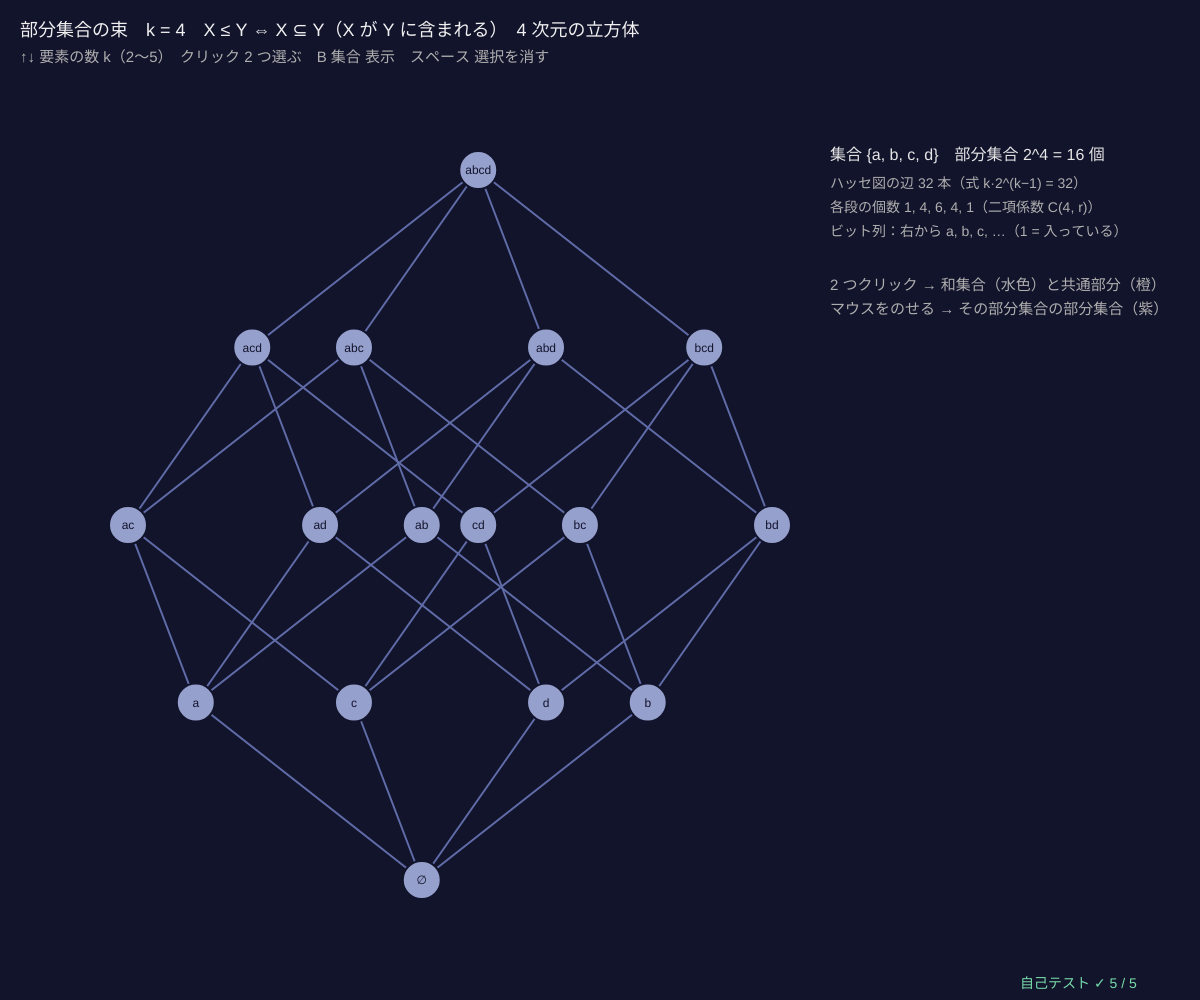
Frame 1 (no input)
Frame 60 (no input): identical to frame 1, image omitted
Frame 120 (the mouse pressed at the canvas centre since frame 60): identical to frame 1, image omitted

The p5.js sketch that drew this single still picture (run headless with seeded random() and noise() and a simulated clock; from frame 60 on, the mouse is pressed at the canvas centre):

// p5.js sketch
// ── sketch.js
// ============================================
// 02 部分集合の束 ─ {a, b, c, d} の部分集合 16 個を「含まれる ⊆」で並べる（4 次元の立方体）
// 上限 = 和集合 X ∪ Y、下限 = 共通部分 X ∩ Y。ビット列で書くと ∪ は OR、∩ は AND（1 ビットずつ）
// 各段の個数は二項係数 C(k, r)、ハッセ図の辺は k·2^(k−1) 本（1 要素ずつ足す）
// ↑↓ 要素の数 k（2〜5）/ 部分集合を 2 つクリック → 和集合・共通部分 / B 集合 ⇔ ビット列 / スペース 選択を消す
// ============================================

let kSet = 4, lat, sel = [], bitLab = false;   // ★ はじめの要素の数

function setup() { createCanvas(windowWidth, windowHeight); selfTest(); rebuild(); }

function bitsOf(m, k) { let s = ''; for (let t = k - 1; t >= 0; t--) s += m >> t & 1; return s; }   // d c b a の順
function rebuild() {
  lat = powersetPoset(kSet); sel = [];
  if (bitLab) lat.lab = lat.val.map((m) => bitsOf(m, kSet));
  layoutHasse(lat, 100, 170, width - 500, height - 290, kSet <= 4);
}
function binom(n, r) { let c = 1; for (let i = 1; i <= r; i++) c = (c * (n - r + i)) / i; return Math.round(c); }

function draw() {
  background(18, 20, 44);
  let two = sel.length === 2, jn = two ? joinOf(lat, sel[0], sel[1]) : -1, mt = two ? meetOf(lat, sel[0], sel[1]) : -1;
  let hov = nodeAt(lat, mouseX, mouseY, 18);
  drawHasse(lat, { rad: kSet === 5 ? 15 : 19, fs: kSet === 5 ? 10 : 12,
    col: (i) => (i === jn ? [90, 225, 215] : i === mt ? [255, 190, 90] : sel.includes(i) ? [255, 255, 255] : hov >= 0 && (i & lat.val[hov]) === i ? [190, 175, 240] : [150, 160, 205]),
    ecol: (a, b) => (hov >= 0 && (b & lat.val[hov]) === b ? [170, 150, 240] : null) });
  // ---- 右のパネル
  let px = width - 370, y = 160;
  noStroke(); fill(230); textSize(16); text('集合 {' + 'abcde'.slice(0, kSet).split('').join(', ') + '}　部分集合 2^' + kSet + ' = ' + lat.n + ' 個', px, y);
  fill(175); textSize(14);
  text('ハッセ図の辺 ' + lat.cov.length + ' 本（式 k·2^(k−1) = ' + kSet * 2 ** (kSet - 1) + '）', px, y + 28);
  let lv = []; for (let r = 0; r <= kSet; r++) lv.push(lat.rk.filter((v) => v === r).length);
  text('各段の個数 ' + lv.join(', ') + '（二項係数 C(' + kSet + ', r)）', px, y + 52);
  text('ビット列：右から a, b, c, …（1 = 入っている）', px, y + 76);
  y += 130;
  if (two) {
    let X = lat.val[sel[0]], Y = lat.val[sel[1]];
    fill(255); textSize(16); text('X = ' + setName(X, kSet) + '（' + bitsOf(X, kSet) + '）', px, y); text('Y = ' + setName(Y, kSet) + '（' + bitsOf(Y, kSet) + '）', px, y + 26);
    fill(90, 225, 215); text('上限 X ∨ Y = ' + lat.lab[jn] + '　X ∪ Y = ' + setName(X | Y, kSet) + (lat.val[jn] === (X | Y) ? ' ✓' : ' ✗'), px, y + 60);
    text('　ビットの OR：' + bitsOf(X, kSet) + ' | ' + bitsOf(Y, kSet) + ' = ' + bitsOf(X | Y, kSet), px, y + 84);
    fill(255, 190, 90); text('下限 X ∧ Y = ' + lat.lab[mt] + '　X ∩ Y = ' + setName(X & Y, kSet) + (lat.val[mt] === (X & Y) ? ' ✓' : ' ✗'), px, y + 116);
    text('　ビットの AND：' + bitsOf(X, kSet) + ' & ' + bitsOf(Y, kSet) + ' = ' + bitsOf(X & Y, kSet), px, y + 140);
    fill(175); textSize(14); text('|X ∪ Y| + |X ∩ Y| = |X| + |Y|：' + (popc(X | Y) + popc(X & Y)) + ' = ' + (popc(X) + popc(Y)), px, y + 174);
  } else { fill(175); textSize(15); text('2 つクリック → 和集合（水色）と共通部分（橙）', px, y); text('マウスをのせる → その部分集合の部分集合（紫）', px, y + 24); }
  fill(240); textSize(18);
  text('部分集合の束　k = ' + kSet + '　X ≤ Y ⇔ X ⊆ Y（X が Y に含まれる）　' + (kSet === 4 ? '4 次元の立方体' : kSet + ' 次元の立方体'), 20, 36);
  fill(175); textSize(15);
  text('↑↓ 要素の数 k（2〜5）　クリック 2 つ選ぶ　B ' + (bitLab ? 'ビット列' : '集合') + ' 表示　スペース 選択を消す', 20, 62);
  drawSelfTest(width - 180, height - 12);
}

function mousePressed() {
  let i = nodeAt(lat, mouseX, mouseY, 22); if (i < 0) return;
  if (sel.length >= 2) sel = []; if (!sel.includes(i)) sel.push(i);
}
function keyPressed() {
  if (key === UP_ARROW && kSet < 5) { kSet++; rebuild(); }
  if (key === DOWN_ARROW && kSet > 2) { kSet--; rebuild(); }
  if (key === 'b' || key === 'B') { bitLab = !bitLab; rebuild(); }
  if (key === ' ') sel = [];
  return false;
}

// ---- 自己テスト
function selfTest() {
  selfTestResults = [];
  let Q4 = powersetPoset(4);
  check('要素 4 個の部分集合の束：部分集合 16 個、被覆の辺 32 本', Q4.n === 16 && Q4.cov.length === 32);
  let ok = true;
  for (let k = 1; k <= 5; k++) { let Q = powersetPoset(k); if (Q.cov.length !== k * 2 ** (k - 1)) ok = false; for (let r = 0; r <= k; r++) if (Q.rk.filter((v) => v === r).length !== binom(k, r)) ok = false; }
  check('k = 1〜5：辺の数 = k·2^(k−1)、ランク r の段の個数 = C(k, r)', ok);
  ok = true; for (let k of [3, 4, 5]) { let Q = powersetPoset(k); for (let a = 0; a < Q.n; a++) for (let b = 0; b < Q.n; b++) if (joinOf(Q, a, b) !== (a | b) || meetOf(Q, a, b) !== (a & b)) ok = false; }
  check('k = 3, 4, 5 のすべての組：順序から求めた上限 = OR（和集合）、下限 = AND（共通部分）', ok);
  ok = Q4.cov.every(([a, b]) => popc(b) === popc(a) + 1 && (a & b) === a);
  check('被覆 X ⋖ Y ⇔ Y は X に 1 要素だけ足したもの', ok);
  check('⊥ = ∅、⊤ = 全体、束である', botOf(Q4) === 0 && topOf(Q4) === 15 && isLattice(Q4));
  reportSelfTest();
}

// ---------- やってみよう ----------
// 1. k = 2 は正方形、k = 3 は立方体。k = 4 の図のどこに立方体が 2 つ見える？（d が入っている・いない）
// 2. 2 つ選んで、ビット列の OR と AND が和集合と共通部分になることを確かめよう
// 3. マウスをのせると、その部分集合の部分集合（下にある全部）が紫になる。いくつある？（2^|X|）
// 4. 01 の n = 210 と見比べよう。どの素数がどの要素に対応する？
// 5. 真ん中の段がいちばん多いのはなぜ？（12 のスペルナーの定理につながる）


// ==================================================
// ここから下は「束論の道具」（中身は読まなくても OK。消さないでね）
// ==================================================
// ---- 順序集合 P = { n, R, lab, cov, rk, pos }。R[i][j] = 1 は「i ≤ j」（n × n の 0/1 の表）
function makePoset(n, leqFn, labs) {
  let R = [];
  for (let i = 0; i < n; i++) { R.push(new Uint8Array(n)); for (let j = 0; j < n; j++) R[i][j] = i === j || leqFn(i, j) ? 1 : 0; }
  return posetFromRel(R, labs);
}
function posetFromRel(R, labs) { let n = R.length, cov = coversOf(R); return { n, R, cov, rk: ranksOf(n, cov), pos: [], lab: labs || [...Array(n).keys()].map(String) }; }
function fromCovers(labs, cv) { let n = labs.length, R = []; for (let i = 0; i < n; i++) R.push(new Uint8Array(n)); for (let [a, b] of cv) R[a][b] = 1; return posetFromRel(closeRel(R), labs); }   // 被覆の組から
function closeRel(R) {                 // 反射的・推移的閉包（ワーシャル法：k を経由して行けるなら i ≤ j）
  let n = R.length, C = R.map((r) => Uint8Array.from(r));
  for (let i = 0; i < n; i++) C[i][i] = 1;
  for (let k = 0; k < n; k++) for (let i = 0; i < n; i++) if (C[i][k]) for (let j = 0; j < n; j++) if (C[k][j]) C[i][j] = 1;
  return C;
}
function isReflexive(R) { return R.every((r, i) => r[i] === 1); }
function isAntisym(R) { for (let i = 0; i < R.length; i++) for (let j = i + 1; j < R.length; j++) if (R[i][j] && R[j][i]) return false; return true; }
function isTransitive(R) { let n = R.length; for (let i = 0; i < n; i++) for (let j = 0; j < n; j++) if (R[i][j]) for (let k = 0; k < n; k++) if (R[j][k] && !R[i][k]) return false; return true; }
function isPoset(R) { return isReflexive(R) && isAntisym(R) && isTransitive(R); }
function coversOf(R) {                 // 被覆 a ⋖ b：a < b で、間にはさまる c がない（推移的簡約 = ハッセ図の辺）
  let n = R.length, E = [], lt = (a, b) => a !== b && R[a][b] && !R[b][a];
  for (let a = 0; a < n; a++) for (let b = 0; b < n; b++) if (lt(a, b)) {
    let ok = true; for (let c = 0; c < n && ok; c++) if (lt(a, c) && lt(c, b)) ok = false;
    if (ok) E.push([a, b]);
  }
  return E;
}
function ranksOf(n, cov) {             // ランク = 下から c までの最長の鎖の長さ（最大 n 回くり返せば止まる）
  let rk = new Array(n).fill(0);
  for (let t = 0; t <= n; t++) { let ch = false; for (let [a, b] of cov) if (rk[b] < rk[a] + 1 && rk[a] < n) { rk[b] = rk[a] + 1; ch = true; } if (!ch) break; }
  return rk;
}
function allOf(P) { return [...Array(P.n).keys()]; }
function upperOf(P, a, b) { return allOf(P).filter((c) => P.R[a][c] && P.R[b][c]); }   // 上界：a と b の両方より上
function lowerOf(P, a, b) { return allOf(P).filter((c) => P.R[c][a] && P.R[c][b]); }   // 下界
function leastOf(P, Sx) { for (let x of Sx) if (Sx.every((y) => P.R[x][y])) return x; return -1; }      // 最小元（なければ −1）
function greatestOf(P, Sx) { for (let x of Sx) if (Sx.every((y) => P.R[y][x])) return x; return -1; }   // 最大元
function joinOf(P, a, b) { return leastOf(P, upperOf(P, a, b)); }     // 上限 a ∨ b = 最小上界（なければ −1）
function meetOf(P, a, b) { return greatestOf(P, lowerOf(P, a, b)); }  // 下限 a ∧ b = 最大下界
function botOf(P) { return leastOf(P, allOf(P)); }
function topOf(P) { return greatestOf(P, allOf(P)); }
function isLattice(P) { if (P.n === 0) return false; for (let a = 0; a < P.n; a++) for (let b = a + 1; b < P.n; b++) if (joinOf(P, a, b) < 0 || meetOf(P, a, b) < 0) return false; return true; }
function tables(P) {                   // 上限・下限の表（何度も使うので先に計算）
  P.J = []; P.M = [];
  for (let a = 0; a < P.n; a++) { P.J.push(new Int16Array(P.n)); P.M.push(new Int16Array(P.n)); for (let b = 0; b < P.n; b++) { P.J[a][b] = joinOf(P, a, b); P.M[a][b] = meetOf(P, a, b); } }
  return P;
}
// ---- よく使う束：約数の束（割り切る）と部分集合の束（含まれる）
function gcdOf(a, b) { while (b) [a, b] = [b, a % b]; return a; }
function lcmOf(a, b) { return (a / gcdOf(a, b)) * b; }
function divisorsOf(n) { let d = []; for (let k = 1; k <= n; k++) if (n % k === 0) d.push(k); return d; }
function primeFactors(n) { let f = []; for (let p = 2; p * p <= n; p++) if (n % p === 0) { let e = 0; while (n % p === 0) { n /= p; e++; } f.push([p, e]); } if (n > 1) f.push([n, 1]); return f; }
function divisorPoset(n) {
  let D = divisorsOf(n), P = makePoset(D.length, (i, j) => D[j] % D[i] === 0, D.map(String)), ps = primeFactors(n).map((f) => f[0]), dir = [-1, 1, -0.3, 0.55, -0.62];
  P.val = D; P.hint = (i) => ps.reduce((s, p, t) => { let e = 0, v = D[i]; while (v % p === 0) { v /= p; e++; } return s + e * dir[t % 5]; }, 0);
  return P;
}
function popc(m) { let c = 0; while (m) { c += m & 1; m >>= 1; } return c; }
function setName(m, k) { let s = ''; for (let t = 0; t < k; t++) if (m >> t & 1) s += 'abcdefg'[t]; return s || '∅'; }
function powersetPoset(k) {
  let P = makePoset(1 << k, (i, j) => (i & j) === i, [...Array(1 << k).keys()].map((m) => setName(m, k))), dir = [-1, 1, -0.3, 0.55];
  P.val = [...Array(1 << k).keys()]; if (k <= 4) P.hint = (i) => dir.reduce((s, d, t) => s + (i >> t & 1) * d, 0);
  return P;
}
// ---- ハッセ図を描く：高さ = ランク、横 = hint（なければ下の被覆の平均の順）
function layoutHasse(P, x, y, w, h, exact) {
  let mr = Math.max(0, ...P.rk), lv = [], px = new Array(P.n).fill(0.5);
  for (let r = 0; r <= mr; r++) lv.push([]);
  for (let i = 0; i < P.n; i++) lv[P.rk[i]].push(i);
  for (let r = 0; r <= mr; r++) {
    for (let i of lv[r]) { if (P.hint) px[i] = P.hint(i); else { let s = 0, c = 0; for (let [a, b] of P.cov) if (b === i) { s += px[a]; c++; } px[i] = (c ? s / c : 0.5) + i * 1e-6; } }
    lv[r].sort((a, b) => px[a] - px[b]);
    if (!(exact && P.hint)) lv[r].forEach((i, k) => (px[i] = (k + 0.5) / lv[r].length));
  }
  if (exact && P.hint) { let lo = Math.min(...px), hi = Math.max(...px); px = px.map((v) => (hi > lo ? 0.04 + 0.92 * (v - lo) / (hi - lo) : 0.5)); }
  P.pos = []; for (let i = 0; i < P.n; i++) P.pos.push([x + w * px[i], y + h - (mr ? P.rk[i] / mr : 0.5) * h]);
}
function drawHasse(P, o) {             // o = { col(i), ecol(a, b), rad, fs }。色は [r, g, b]
  o = o || {}; let rad = o.rad || 16;
  strokeWeight(2);
  for (let [a, b] of P.cov) { stroke(...((o.ecol && o.ecol(a, b)) || [96, 108, 168])); line(P.pos[a][0], P.pos[a][1], P.pos[b][0], P.pos[b][1]); }
  textAlign(CENTER, CENTER); textSize(o.fs || 13);
  for (let i = 0; i < P.n; i++) {
    stroke(18, 20, 44); strokeWeight(2); fill(...((o.col && o.col(i)) || [226, 232, 248])); circle(P.pos[i][0], P.pos[i][1], 2 * rad);
    noStroke(); fill(18, 20, 44); text(P.lab[i], P.pos[i][0], P.pos[i][1] + 1);
  }
  textAlign(LEFT, BASELINE);
}
function nodeAt(P, mx, my, r) { let best = -1, bd = r || 20; for (let i = 0; i < P.n; i++) { let d = Math.hypot(P.pos[i][0] - mx, P.pos[i][1] - my); if (d < bd) { bd = d; best = i; } } return best; }
// ---- 種つきの乱数（同じ種なら毎回同じ列）
let rngState = 1;
function seedRng(sd) { rngState = (sd >>> 0) || 1; }
function rnd() {                       // 0〜1 の一様乱数（mulberry32）
  rngState = (rngState + 0x6d2b79f5) >>> 0;
  let t = rngState;
  t = Math.imul(t ^ (t >>> 15), t | 1);
  t ^= t + Math.imul(t ^ (t >>> 7), t | 61);
  return ((t ^ (t >>> 14)) >>> 0) / 4294967296;
}
function randomPoset(n, p) { let o = []; for (let i = 0; i < n; i++) o.push(i); for (let i = n - 1; i > 0; i--) { let j = Math.floor(rnd() * (i + 1)); [o[i], o[j]] = [o[j], o[i]]; }   // ランダムな順番 o で、前 → 後ろに確率 p で辺 → 閉包
  let R = []; for (let i = 0; i < n; i++) R.push(new Uint8Array(n));
  for (let a = 0; a < n; a++) for (let b = a + 1; b < n; b++) if (rnd() < p) R[o[a]][o[b]] = 1;
  return posetFromRel(closeRel(R));
}
function clampv(v, a, b) { return v < a ? a : v > b ? b : v; }
// ---- 自己テストの道具
let selfTestResults = [];
function check(name, cond) { selfTestResults.push({ name, ok: !!cond }); }
function reportSelfTest() { for (let r of selfTestResults) (r.ok ? console.log : console.error)((r.ok ? '✓ ' : '✗ ') + r.name); }
function selfTestLine() { let k = selfTestResults.filter((r) => r.ok).length; return '自己テスト ' + (k === selfTestResults.length ? '✓ ' : '✗ ') + k + ' / ' + selfTestResults.length; }
function drawSelfTest(x, y) { noStroke(); fill(...(selfTestResults.every((r) => r.ok) ? [120, 220, 170] : [255, 90, 90])); textSize(14); textAlign(LEFT, BASELINE); text(selfTestLine(), x, y); }
